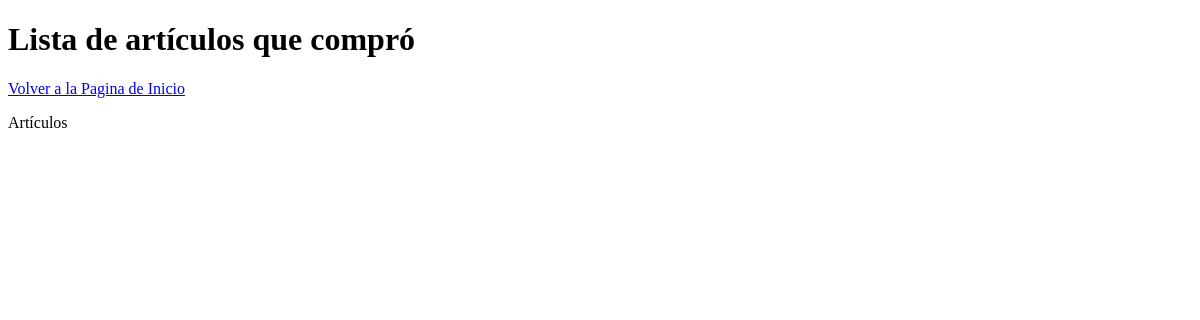
Page /VistaComprados (signed in) on the earlier database version.
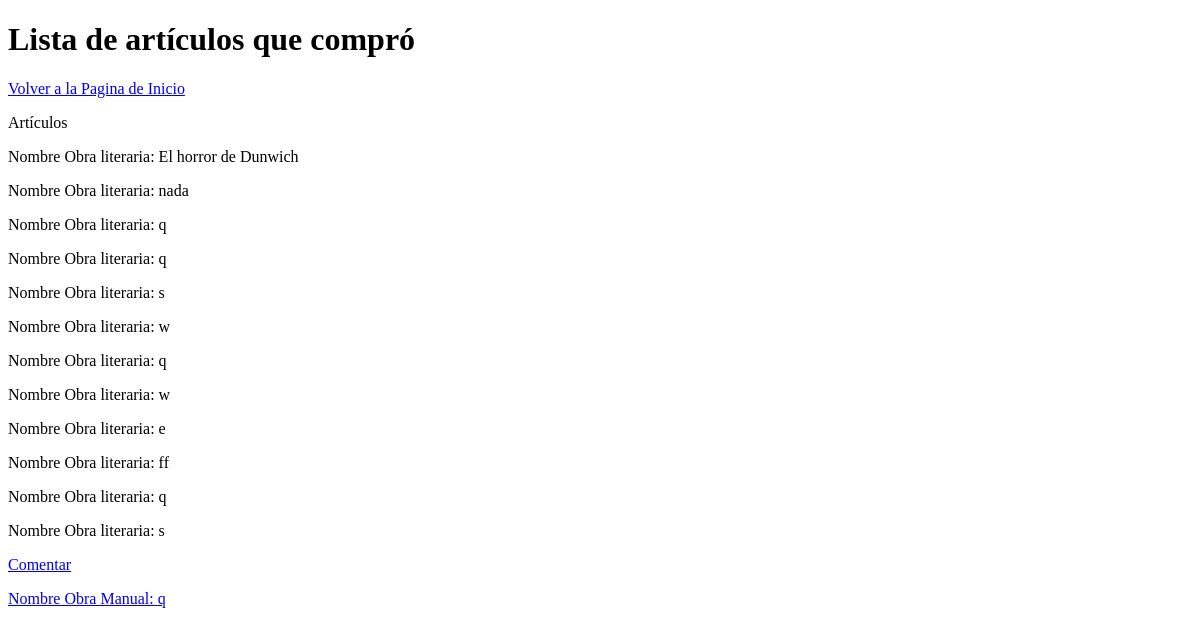
Same page on the later database version.
### homePage/models.py (models this page shows, shortened)
class infoLibro(models.Model):
	user=models.ForeignKey(User,on_delete=models.SET_NULL, null=True)
	archivo=models.FileField(upload_to='contenido/books/', validators=[validate_file_extension],default='contenido/books/default.pdf')
	genero= models.ForeignKey(GeneroLiterario, on_delete=models.SET_NULL, null=True)
	Titulo= models.CharField(max_length=50)
	Descripcion=models.TextField(max_length=2000)
	ISBN= models.IntegerField()
	PrecioLibro= models.IntegerField(default=0)
	CantidadPaginas=models.IntegerField()
	Idioma=models.CharField(max_length=15)
	imagen=models.ImageField(upload_to='images/books/covers/',default='images/books/covers/default.jpg', null=True,blank=True )

class contenidoManualidad(models.Model):
	user=models.ForeignKey(User,on_delete=models.SET_NULL, null=True)
	title=models.CharField(max_length=50)
	existencias=models.IntegerField(default=0)
	descripcion=models.TextField(max_length=150)
	genero=models.ForeignKey(GeneroManualidad, on_delete=models.SET_NULL, null=True)
	precioV=models.IntegerField(default=0)
	imagen=models.ImageField(upload_to='images/manualidades/covers/',default='images/manualidades/covers/default.jpg', null=True,blank=True )
	imagen2=models.ImageField(upload_to='images/manualidades/covers/',default='images/manualidades/covers/default.jpg', null=True,blank=True )
	imagen3=models.ImageField(upload_to='images/manualidades/covers/',default='images/manualidades/covers/default.jpg', null=True,blank=True )
	puntaje=models.DecimalField(max_digits=5, decimal_places=2, blank=True, null=True, default=0.00)
	canticomp=models.IntegerField(default=0)

### homePage/views.py (the view)
# urls.py: url(r'^VistaComprados$', views.comprados_view, name='ver comprados'),
@login_required(login_url='/')
def comprados_view(request):
	usuario= infousuario.objects.get(user = request.user)
	libros=[]
	manualidades=[]
	comprados =ArticulosComprados.objects.filter(usuario= infousuario.objects.get(user = request.user))
	for item in comprados:
		if( item.libro is not None):#Si es un libro
			libros.append(item.libro)
		if( item.manualidad is not None):#Si es un libro
			manualidades.append(item.manualidad)
	return render(request,'VistaComprados.html',{'libros':libros,'manualidades':manualidades})

### homePage/templates/VistaComprados.html (shortened to what this page needs)
<!DOCTYPE html>
<html>
<head>
</head>
<body>
<h1>Lista de artículos que compró</h1>
<a href="/HomePage">Volver a la Pagina de Inicio</a>
<p>Artículos </p>
{% for Libro in libros %}
<p>Nombre Obra literaria: {{Libro.Titulo}}</p>
{%endfor%}
{% for Manualidad in manualidades %}
<td><a href="Producto/ContenidoManualidad/Comentar/{{Manualidad.pk}}">Comentar</td>
<p>Nombre Obra Manual: {{Manualidad.title}}</p>
{%endfor%}
</body>
</html>

Differences in the rows shown:
now on this page (row unchanged): infoLibro: Titulo "El horror de Dunwich"
now on this page (row unchanged): infoLibro: Titulo "nada"
added infoLibro: Titulo "q"
added infoLibro: Titulo "q"
added infoLibro: Titulo "s"
added infoLibro: Titulo "w"
added infoLibro: Titulo "q"
added infoLibro: Titulo "w"
added infoLibro: Titulo "e"
added infoLibro: Titulo "ff"
added infoLibro: Titulo "q"
added infoLibro: Titulo "s"
added contenidoManualidad: title "q"
